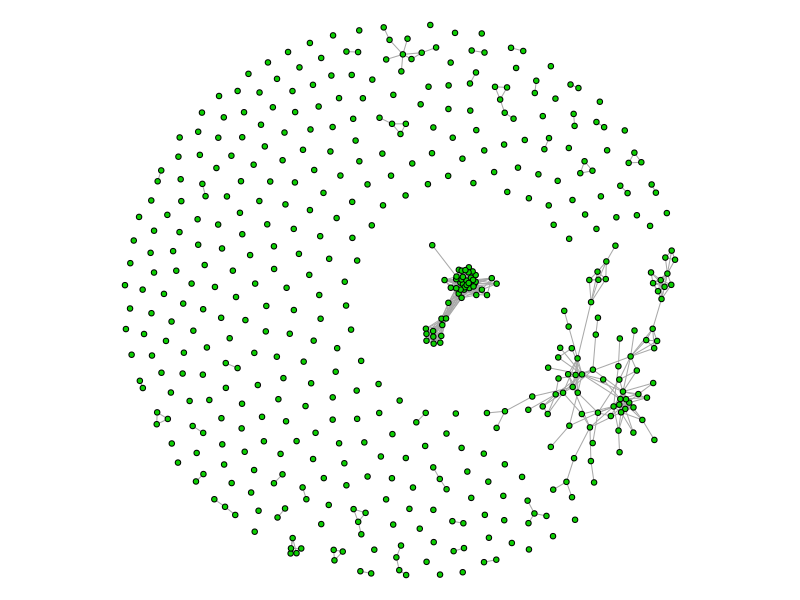
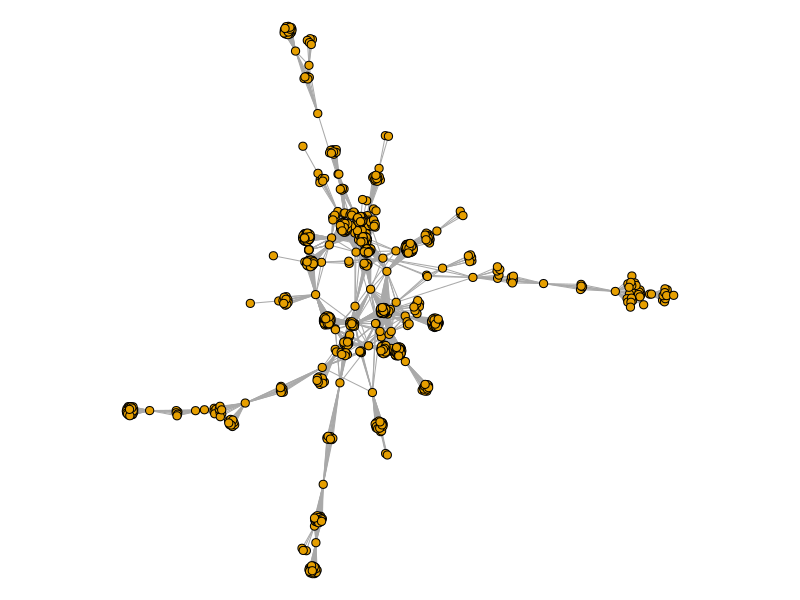
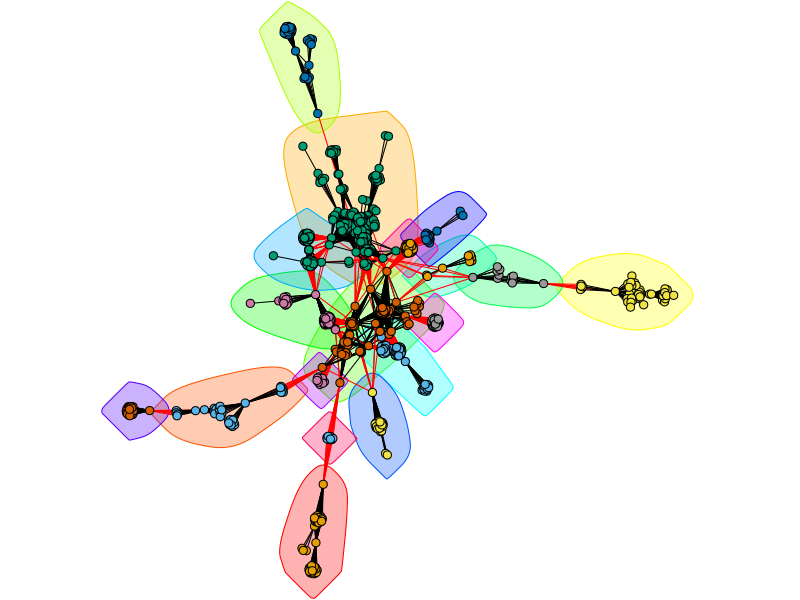

The R source for these figures, in order:
## ---- chunk 1
knitr::opts_chunk$set(echo = TRUE)

par(mar=c(0, 0, 0, 0))
## ---- chunk 2
list_accused_in_cases <- read.csv("../../static/post/2020-01-21_data/cases_and_accused.csv", colClasses="character", fileEncoding="UTF-8")
relations_accused <- read.csv("../../static/post/2020-01-21_data/relations_accused.csv", fileEncoding="UTF-8")
relations_cases <- read.csv("../../static/post/2020-01-21_data/relations_cases.csv", fileEncoding="UTF-8")
## ---- chunk 3
library(igraph)
## ---- chunk 4

# Graph of people accused
g_accused <- graph_from_data_frame(relations_accused[, c("accused_1", "accused_2")],
                                   directed=FALSE, vertices=unique(list_accused_in_cases$accused))
E(g_accused)$weight <- relations_accused$cases_in_common


# Graph of corruption cases
g_cases <- graph_from_data_frame(relations_cases[c("case_1", "case_2")],
                                 directed=FALSE, vertices=unique(list_accused_in_cases$case))
E(g_cases)$weight <- relations_cases$accused_in_common

## ---- chunk 5
summary(g_accused)
## ---- chunk 6
plot(g_cases, vertex.label=NA, vertex.size=2, vertex.color="#0CCF02")
## ---- chunk 7
components_cases <- components(g_cases)
components_cases_sizes <- sizes(components_cases)
## ---- chunk 8
components_plots <- which(components_cases_sizes > 1)

g_cases_plots <- induced_subgraph(g_cases, vids = which(membership(components_cases) %in% components_plots))

summary(g_cases_plots)
## ---- chunk 9
accused_plots <- subset(list_accused_in_cases, case %in% V(g_cases_plots)$name)

g_accused_plots <- induced_subgraph(g_accused, vids = accused_plots$accused)

summary(g_accused_plots)
## ---- chunk 10
biggest_plot <- which.max(components_cases_sizes)
g_cases_plot1 <- induced_subgraph(g_cases, vids = which(membership(components_cases) == biggest_plot))

accused_plot1 <- subset(list_accused_in_cases, case %in% V(g_cases_plot1)$name)
g_accused_plot1 <- induced_subgraph(g_accused, vids = accused_plot1$accused)
## ---- chunk 11
layout_accused_plot1 <- layout_nicely(g_accused_plot1)
plot(g_accused_plot1, layout=layout_accused_plot1, vertex.label=NA, vertex.size=3)
## ---- chunk 12
path <- shortest_paths(g_accused_plot1, 
                       from="Alberto Ruiz-Gallardón Jiménez", 
                       to="Luis Francisco Bárcenas Gutiérrez")
path$vpath
## ---- chunk 13
distances(g_accused_plot1, 
          v="Alberto Ruiz-Gallardón Jiménez", 
          to="Luis Francisco Bárcenas Gutiérrez")
## ---- chunk 14
paths_lengths <- distances(g_accused_plot1)

mean(paths_lengths)
## ---- chunk 15
nodes_degree <- degree(g_accused_plot1)

nodes_betweenness <- betweenness(g_accused_plot1)

nodes_closeness <- closeness(g_accused_plot1)
## ---- chunk 16
comm_accused_plot1 <- cluster_walktrap(g_accused_plot1, steps=50)
## ---- chunk 17
modularity(comm_accused_plot1)
## ---- chunk 18
plot(comm_accused_plot1, g_accused_plot1, 
     layout=layout_accused_plot1, 
     vertex.label=NA, vertex.size=3)
